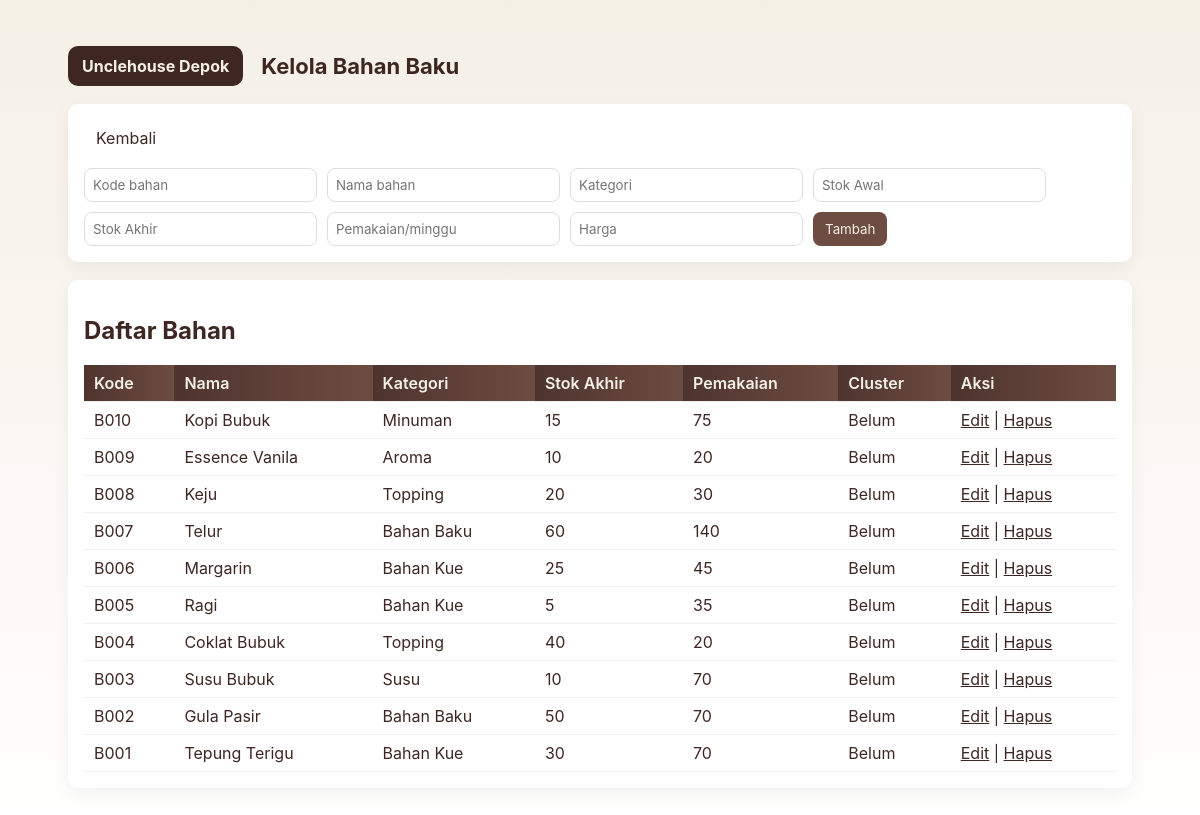
The app's page /bahan_list.php (signed in) with its own data.
### tables this page shows
CREATE TABLE tb_bahan_baku (
  id INT AUTO_INCREMENT PRIMARY KEY,
  kode VARCHAR(20) NOT NULL,
  nama VARCHAR(100) NOT NULL,
  kategori VARCHAR(50) DEFAULT '',
  stok_awal INT DEFAULT 0,
  stok_akhir INT DEFAULT 0,
  pemakaian_per_minggu INT DEFAULT 0,
  harga DECIMAL(12,2) DEFAULT 0,
  created_at TIMESTAMP DEFAULT CURRENT_TIMESTAMP
);

### bahan_list.php (the view, shortened to what this page needs)
<?php
require 'config.php';
$items = $pdo->query('SELECT b.*, cr.cluster_label FROM tb_bahan_baku b LEFT JOIN tb_cluster_result cr ON cr.bahan_id=b.id ORDER BY b.id DESC')->fetchAll();
?>
<!doctype html><html><head><meta charset='utf-8'><meta name='viewport' content='width=device-width,initial-scale=1'>
<title>Kelola Bahan</title><link rel="stylesheet" href="style.css"></head><body>
<div class="container">
  <header><div class="brand">Unclehouse Depok</div><div><h1>Kelola Bahan Baku</h1></div></header>
  <div class="card">
    <a href="dashboard.php" class="btn">Kembali</a>
    <form action="add_bahan.php" method="post" class="form-row" style="margin-top:12px;">
      <input name="kode" placeholder="Kode bahan" required>
      <input name="nama" placeholder="Nama bahan" required>
      <input name="kategori" placeholder="Kategori">
      <input name="stok_awal" type="number" placeholder="Stok Awal" required>
      <input name="stok_akhir" type="number" placeholder="Stok Akhir" required>
      <input name="pemakaian_per_minggu" type="number" placeholder="Pemakaian/minggu" required>
      <input name="harga" type="number" placeholder="Harga" required>
      <button class="btn btn-primary" type="submit">Tambah</button>
    </form>
  </div>
  <div class="card">
    <h2>Daftar Bahan</h2>
    <table><thead><tr><th>Kode</th><th>Nama</th><th>Kategori</th><th>Stok Akhir</th><th>Pemakaian</th><th>Cluster</th><th>Aksi</th></tr></thead><tbody>
    <?php foreach($items as $it): ?>
    <tr>
      <td><?php echo htmlspecialchars($it['kode']); ?></td>
      <td><?php echo htmlspecialchars($it['nama']); ?></td>
      <td><?php echo htmlspecialchars($it['kategori']); ?></td>
      <td><?php echo (int)$it['stok_akhir']; ?></td>
      <td><?php echo (int)$it['pemakaian_per_minggu']; ?></td>
      <td><?php echo ($it['cluster_label']!==null)? 'Cluster '.(int)$it['cluster_label'] : 'Belum'; ?></td>
      <td><a href="edit_bahan.php?id=<?php echo $it['id']; ?>">Edit</a> | <a href="bahan_list.php?delete=<?php echo $it['id']; ?>" onclick="return confirm('Hapus?')">Hapus</a></td>
    </tr>
    <?php endforeach; ?>
    </tbody></table>
  </div>
</div></body></html>

### style.css (style rules this page uses)
:root { --brown-900:#3e2723;--brown-800:#4e342e;--brown-700:#6d4c41;--brown-500:#8d6e63;--cream:#f5f0e6;--accent:#d7b89d; }
* { box-sizing:border-box;font-family:Inter,system-ui,Roboto,Arial; }
body { margin:0;background:linear-gradient(180deg,var(--cream),#fff);color:var(--brown-900); }
.container { max-width:1100px;margin:28px auto;padding:18px; }
header { display:flex;align-items:center;gap:18px; }
.brand { background:var(--brown-900);color:var(--cream);padding:10px 14px;border-radius:10px;font-weight:700; }
.card { background:#fff;border-radius:10px;padding:16px;box-shadow:0 6px 18px rgba(0,0,0,0.06);margin-top:18px; }
h1 { margin:0;font-size:22px;color:var(--brown-900); }
table { width:100%;border-collapse:collapse;margin-top:12px; }
th,td { padding:8px 10px;border-bottom:1px solid #eee;text-align:left; }
th { background:linear-gradient(90deg,var(--brown-800),var(--brown-700));color:var(--cream);font-weight:600; }
.btn { display:inline-block;padding:8px 12px;border-radius:8px;text-decoration:none;border:none;cursor:pointer; }
.btn-primary { background:var(--brown-700);color:var(--cream); }
.form-row { display:flex;gap:10px;flex-wrap:wrap; }
input, select, textarea { padding:8px;border-radius:8px;border:1px solid #ddd;min-width:150px; }
a { color:inherit; }

### records on screen
tb_bahan_baku: kode "B010", nama "Kopi Bubuk", kategori "Minuman", stok_akhir "15", pemakaian_per_minggu "75"
tb_bahan_baku: kode "B009", nama "Essence Vanila", kategori "Aroma", stok_akhir "10", pemakaian_per_minggu "20"
tb_bahan_baku: kode "B008", nama "Keju", kategori "Topping", stok_akhir "20", pemakaian_per_minggu "30"
tb_bahan_baku: kode "B007", nama "Telur", kategori "Bahan Baku", stok_akhir "60", pemakaian_per_minggu "140"
tb_bahan_baku: kode "B006", nama "Margarin", kategori "Bahan Kue", stok_akhir "25", pemakaian_per_minggu "45"
tb_bahan_baku: kode "B005", nama "Ragi", kategori "Bahan Kue", stok_akhir "5", pemakaian_per_minggu "35"
tb_bahan_baku: kode "B004", nama "Coklat Bubuk", kategori "Topping", stok_akhir "40", pemakaian_per_minggu "20"
tb_bahan_baku: kode "B003", nama "Susu Bubuk", kategori "Susu", stok_akhir "10", pemakaian_per_minggu "70"
tb_bahan_baku: kode "B002", nama "Gula Pasir", kategori "Bahan Baku", stok_akhir "50", pemakaian_per_minggu "70"
tb_bahan_baku: kode "B001", nama "Tepung Terigu", kategori "Bahan Kue", stok_akhir "30", pemakaian_per_minggu "70"
